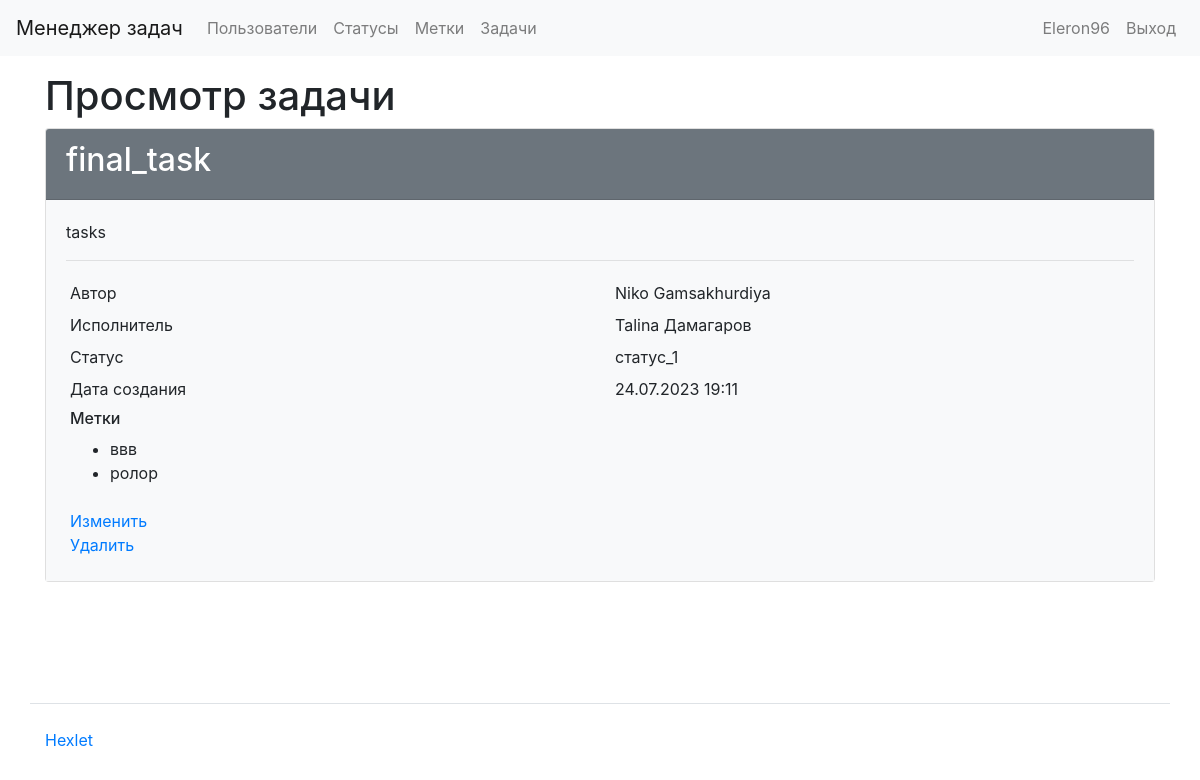
Page /tasks/8/ (signed in) on the committed database.
### task_manager/users/models.py (models this page shows, shortened)
class User(AbstractUser):
    def __str__(self):
        return self.get_full_name()

### task_manager/tasks/models.py (models this page shows, shortened)
class Task(models.Model):
    name = models.CharField(max_length=100, verbose_name=_('Name'))
    description = models.TextField(verbose_name=_('Description'))
    status = models.ForeignKey(Status,
                               on_delete=models.CASCADE,
                               verbose_name=_('Status'))
    author = models.ForeignKey(User, on_delete=models.CASCADE,
                               related_name='author_tasks',
                               verbose_name=_('Author'))
    executor = models.ForeignKey(User, on_delete=models.CASCADE,
                                 related_name='executor_tasks',
                                 verbose_name=_('Executor'))
    labels = models.ManyToManyField(Labels, verbose_name=_('Labels'),
                                    through='TaskLabel',
                                    related_name='Tasks',
                                    blank=True)
    created_date = models.DateTimeField(auto_now_add=True)
    class Meta:
        app_label = 'tasks'

### task_manager/status/models.py (models this page shows)
class Status(models.Model):
    name = models.CharField(verbose_name=gettext_lazy('Name'), max_length=100)
    created_date = models.DateTimeField(auto_now_add=True)
    def __str__(self):
        return self.name
    class Meta:
        app_label = 'status'

### task_manager/labels/models.py (models this page shows, shortened)
class Labels(models.Model):
    name = models.CharField(gettext_lazy('Name'), max_length=100)
    created_date = models.DateTimeField(auto_now_add=True)
    class Meta:
        app_label = 'status'

### task_manager/tasks/views.py (the view)
# urls.py: path('tasks/<int:pk>/', task_manager.tasks.views.TaskDetailsView.as_view(),
class TaskDetailsView(AuthRequiredMixin, DetailView):
    template_name = 'tasks/details.html'
    model = Task
    context_object_name = 'task'
    extra_context = {
        'title': _('Task details'),
    }

### task_manager/mixins.py (called while the page is built)
    def dispatch(self, request, *args, **kwargs):
        if not request.user.is_authenticated:
            messages.error(request, self.auth_message)
            return redirect(reverse_lazy('login'))
        return super().dispatch(request, *args, **kwargs)

### task_manager/templates/tasks/details.html (shortened to what this page needs)
{% extends 'base.html'%}
{% load bootstrap4 %}
{% load i18n %}
{% block content %}
<h1>{{ title }}</h1>
<div class="card">
    <div class="card-header bg-secondary text-white">
        <h2>{{ task.name }}</h2>
    </div>
    <div class="card-body bg-light">
        <p>{{ task.description }}</p>
        <hr>
        <div class="row p-1">
            <div class="col">{% translate 'Author' %}</div>
            <div class="col">{{ task.author }}</div>
        </div>
        <div class="row p-1">
            <div class="col">{% translate 'Executor' %}</div>
            <div class="col">{{ task.executor }}</div>
        </div>
        <div class="row p-1">
            <div class="col">{% translate 'Status' %}</div>
            <div class="col">{{ task.status }}</div>
        </div>
        <div class="row p-1">
            <div class="col">{% translate 'Created at' %}</div>
            <div class="col">{{ task.created_date|date:"d.m.Y H:i" }}</div>
        </div>
        <div class="row p-1">
            <div class="col">
                <h6>{% translate 'Labels' %}</h6>
                <ul>
                    {% for label in task.labels.all %}
                        <li>{{ label.name }}</li>
                    {% endfor %}
                </ul>
            </div>
        </div>
        <div class="row p-1">
            <div class="col">
                <a href="{% url 'edit_tasks' task.pk %}">{% translate 'Edit' %}</a>
                <br>
                <a href="{% url 'delete_tasks' task.pk %}">{% translate 'Delete' %}</a>
            </div>
        </div>
    </div>
</div>
{% endblock content %}

### task_manager/templates/header.html (shortened to what this page needs)
{% load i18n %}
<nav class="navbar navbar-expand-lg navbar-light bg-light mb-3">
  <a class="navbar-brand" href="/">{% block navbar_brand %}{% trans "Task Manager" %}{% endblock %}</a>
  <div class="collapse navbar-collapse" id="navbarToggleExternalContent">
    <ul class="navbar-nav mr-auto">
      <li class="nav-item">
        <a class="nav-link" href="/users/">{% block navlink1 %}{% trans "Users" %}{% endblock %}</a>
      </li>
      {% if user.is_authenticated %}
        <li class="nav-item">
          <a class="nav-link" href="/statuses/">{% trans "Statuses" %}</a>
        </li>
        <li class="nav-item">
          <a class="nav-link" href="/labels/">{% trans "Labels" %}</a>
        </li>
        <li class="nav-item">
          <a class="nav-link" href="/tasks/">{% trans "Tasks" %}</a>
        </li>
      {% endif %}
    </ul>
    <ul class="navbar-nav">
      {% if user.is_authenticated %}
        <li class="nav-item">
          <span class="navbar-text mr-2">{{ user.username }}</span>
        </li>
        <li class="nav-item">
          <a class="nav-link" href="{% url 'logout' %}">{% trans "Logout" %}</a>
        </li>
      {% endif %}
    </ul>
  </div>
</nav>

### rows in the picture
User: username "Eleron96"
Task: name "final_task", description "tasks", author "Niko Gamsakhurdiya", executor "Talina Дамагаров", status "статус_1", created_date "24.07.2023 19:11"
Labels: name "ввв"
Labels: name "ролор"

### other values in the picture
{{ title }} "Просмотр задачи"
